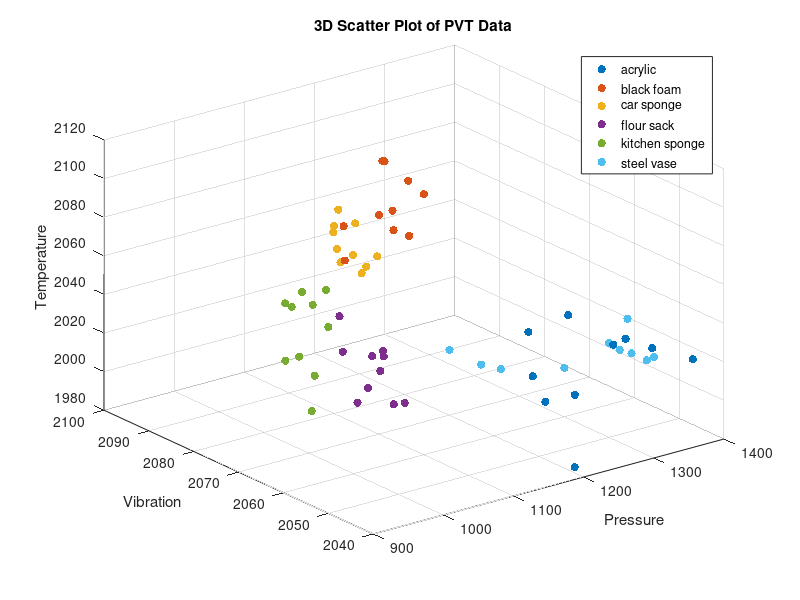

Source code (MATLAB):
% A_3: 3D scatter plot of PVT

% Load the data
load('Lab1/F0_PVT.mat');

% Create a colormap with as many colors as you have objects
% acrylic: dark blue
% black foam: red
% car sponge: yellow
% flour sack: purple
% kitchen sponge: green
% steel vase: light blue
colors = lines(6);

% Create a new figure
figure;
hold on;

% Loop over each object and plot with a unique color
for i = 1:size(Pressure, 1)
    scatter3(Pressure(i,:), Vibration(i,:), Temperature(i,:), 36, colors(i,:), 'filled');
end
hold off;

% Label the axes
xlabel('Pressure');
ylabel('Vibration');
zlabel('Temperature');
title('3D Scatter Plot of PVT Data');
grid on;
legend('acrylic', 'black foam', 'car sponge', 'flour sack', 'kitchen sponge', 'steel vase');

% Set the view for 3D plot
view(3);